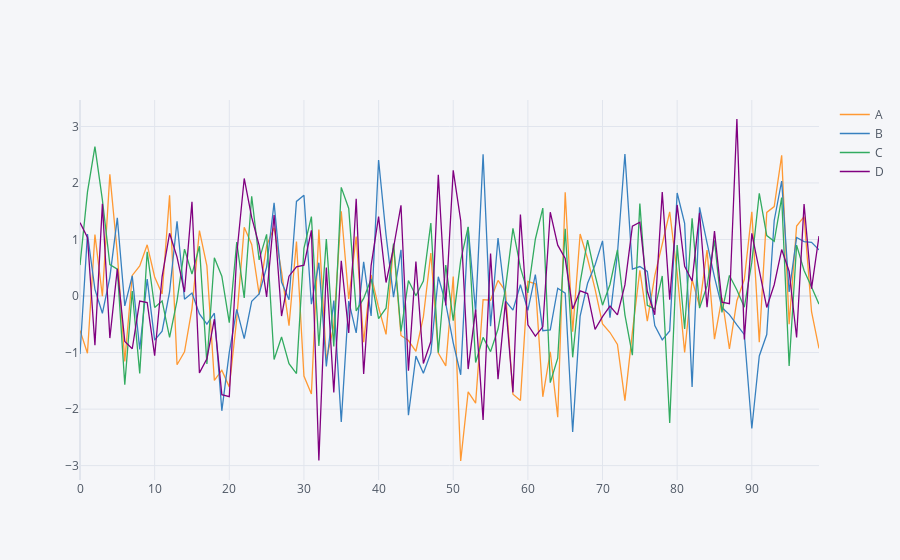

Notebook code cell kept with this figure:
### Code cell
# interactive line plot

df.iplot()
